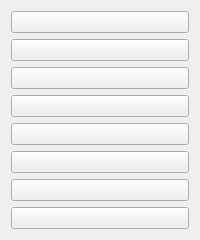
<widget class="ControlMenu" name="cmenu_frame">
<property name="enabled">
<bool>true</bool>
</property>
<property name="sizePolicy">
<sizepolicy hsizetype="Minimum" vsizetype="Expanding">
<horstretch>0</horstretch>
<verstretch>0</verstretch>
</sizepolicy>
</property>
<property name="minimumSize">
<size>
<width>60</width>
<height>0</height>
</size>
</property>
<property name="maximumSize">
<size>
<width>1677215</width>
<height>1677215</height>
</size>
</property>
<property name="sizeIncrement">
<size>
<width>0</width>
<height>0</height>
</size>
</property>
<property name="layoutDirection">
<enum>Qt::LeftToRight</enum>
</property>

<property name="frameShape">
<enum>QFrame::NoFrame</enum>
</property>
<property name="frameShadow">
<enum>QFrame::Raised</enum>
</property>
<property name="lineWidth">
<number>1</number>
</property>
<layout class="QVBoxLayout" name="verticalLayout">
<item>
<widget class="QPushButton" name="customers_button">
<property name="cursor">
<cursorShape>OpenHandCursor</cursorShape>
</property>
<property name="toolTip">
<string/>
</property>
<property name="toolTipDuration">
<number>-4</number>
</property>
<property name="layoutDirection">
<enum>Qt::LeftToRight</enum>
</property>

<property name="text">
<string/>
</property>
<property name="icon">
<iconset>
<normaloff>icons3/24x24/cil-user.png</normaloff>icons3/24x24/cil-user.png</iconset>
</property>
<property name="iconSize">
<size>
<width>30</width>
<height>30</height>
</size>
</property>
<property name="flat">
<bool>false</bool>
</property>
</widget>
</item>
<item>
<widget class="QPushButton" name="repair_orders_button">
<property name="cursor">
<cursorShape>OpenHandCursor</cursorShape>
</property>
<property name="toolTip">
<string/>
</property>
<property name="toolTipDuration">
<number>-4</number>
</property>

<property name="text">
<string/>
</property>
<property name="icon">
<iconset>
<normaloff>icons3/24x24/cil-copy.png</normaloff>icons3/24x24/cil-copy.png</iconset>
</property>
<property name="iconSize">
<size>
<width>40</width>
<height>40</height>
</size>
</property>
</widget>
</item>
<item>
<widget class="QPushButton" name="vehicles_button">
<property name="cursor">
<cursorShape>OpenHandCursor</cursorShape>
</property>
<property name="toolTip">
<string/>
</property>
<property name="toolTipDuration">
<number>-4</number>
</property>

<property name="text">
<string/>
</property>
<property name="icon">
<iconset>
<normaloff>icons3/24x24/car.png</normaloff>icons3/24x24/car.png</iconset>
</property>
<property name="iconSize">
<size>
<width>40</width>
<height>40</height>
</size>
</property>
<property name="flat">
<bool>false</bool>
</property>
</widget>
</item>
<item>
<widget class="QPushButton" name="messaging_button">
<property name="cursor">
<cursorShape>OpenHandCursor</cursorShape>
</property>
<property name="toolTip">
<string/>
</property>
<property name="toolTipDuration">
<number>-4</number>
</property>

<property name="text">
<string/>
</property>
<property name="icon">
<iconset>
<normaloff>icons3/24x24/cil-speech.png</normaloff>icons3/24x24/cil-speech.png</iconset>
</property>
<property name="iconSize">
<size>
<width>40</width>
<height>40</height>
</size>
</property>
<property name="flat">
<bool>false</bool>
</property>
</widget>
</item>
<item>
<widget class="QPushButton" name="scheduling_button">
<property name="cursor">
<cursorShape>OpenHandCursor</cursorShape>
</property>
<property name="mouseTracking">
<bool>true</bool>
</property>
<property name="toolTip">
<string/>
</property>
<property name="toolTipDuration">
<number>-4</number>
</property>

<property name="text">
<string/>
</property>
<property name="icon">
<iconset>
<normaloff>icons3/24x24/cil-watch.png</normaloff>icons3/24x24/cil-watch.png</iconset>
</property>
<property name="iconSize">
<size>
<width>40</width>
<height>40</height>
</size>
</property>
<property name="flat">
<bool>false</bool>
</property>
</widget>
</item>
<item>
<widget class="QPushButton" name="analytics_button">
<property name="cursor">
<cursorShape>OpenHandCursor</cursorShape>
</property>
<property name="toolTip">
<string/>
</property>
<property name="toolTipDuration">
<number>-4</number>
</property>

<property name="text">
<string/>
</property>
<property name="icon">
<iconset>
<normaloff>icons3/24x24/cil-window-restore.png</normaloff>icons3/24x24/cil-window-restore.png</iconset>
</property>
<property name="iconSize">
<size>
<width>40</width>
<height>40</height>
</size>
</property>
<property name="flat">
<bool>false</bool>
</property>
</widget>
</item>
<item>
<widget class="QPushButton" name="settings_button">
<property name="cursor">
<cursorShape>OpenHandCursor</cursorShape>
</property>
<property name="toolTip">
<string/>
</property>
<property name="toolTipDuration">
<number>-4</number>
</property>

<property name="text">
<string/>
</property>
<property name="icon">
<iconset>
<normaloff>icons3/24x24/cil-settings.png</normaloff>icons3/24x24/cil-settings.png</iconset>
</property>
<property name="iconSize">
<size>
<width>40</width>
<height>40</height>
</size>
</property>
<property name="default">
<bool>false</bool>
</property>
<property name="flat">
<bool>false</bool>
</property>
</widget>
</item>
<item>
<widget class="QPushButton" name="quit_button">

<property name="text">
<string/>
</property>
<property name="icon">
<iconset>
<normaloff>icons3/24x24/cil-power-standby.png</normaloff>icons3/24x24/cil-power-standby.png</iconset>
</property>
<property name="iconSize">
<size>
<width>30</width>
<height>30</height>
</size>
</property>
</widget>
</item>
</layout>
</widget>
